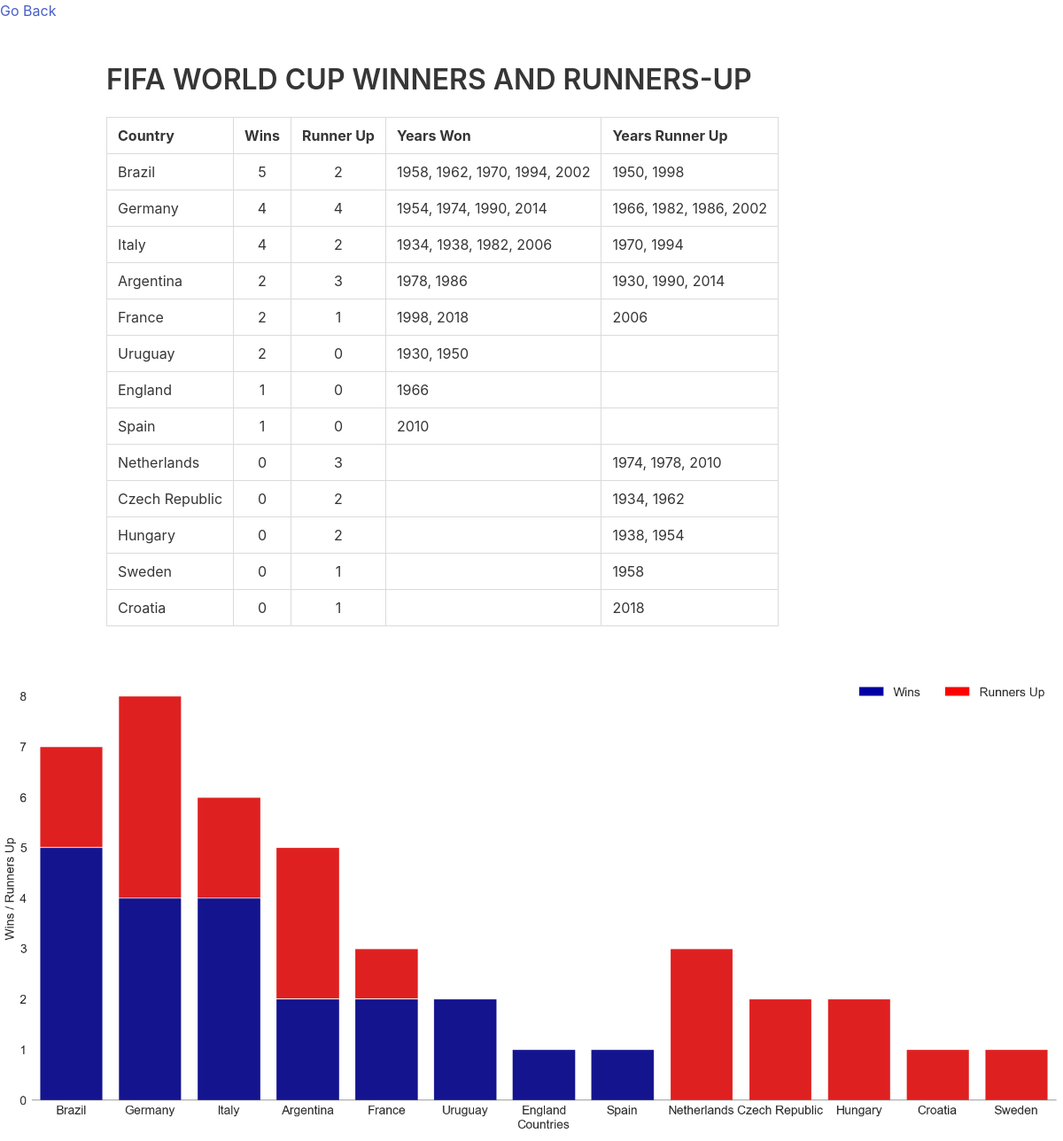
Screenshot of /wins with the database file from the repository.
### appTest_DropDown.py (models this page shows)
class Result(db.Model):
    __tablename__ = 'ResultsByCountry2'
    __table_args__ = { 'extend_existing': True }
    id = db.Column(db.Integer, primary_key=True)

### appTest_DropDown.py (the view)
@app.route("/wins")
def wins():
    wins = Result.query.all()
    loc = save_chart()
    return render_template("wins.html", winners=wins, chart=loc)

### templates/wins.html (shortened to what this page needs)
<!DOCTYPE html>
<html>
  <head>
    <link rel="stylesheet" href="https://cdnjs.cloudflare.com/ajax/libs/bulma/0.7.5/css/bulma.min.css">
  </head>
  <body>
    <section class="section">
        <div class="container">
            <h1 class="title">
              FIFA WORLD CUP WINNERS AND RUNNERS-UP
            </h1>
        </div>
        <br>
        <div class="container">
            <table id="winsTable" class="table is-bordered">
                <thead>
                    <tr>
                    <th>Country</th>
                    <th>Wins</th>
                    <th>Runner Up</th>
                    <th>Years Won</th>
                    <th>Years Runner Up</th>
                    </tr>
                </thead>
                <tbody>
                    {% for r in winners %}
                    <tr>
                    <td>{{ r.country }}</td>
                    <td align="center">{{ r.wins }}</td>
                    <td align="center">{{ r.runners_up }}</td>
                    <td>{{ r.years_won }}</td>
                    <td>{{ r.years_runners_up }}</td>
                    </tr>
                    {% endfor %}
                </tbody>
            </table>
        </div>
    </section>
    <img src="{{ chart }}" alt="Chart">
  </body>
</html>

### rows the page displays
Result: country "Brazil", wins "5", runners_up "2", years_won "1958, 1962, 1970, 1994, 2002", years_runners_up "1950, 1998"
Result: country "Germany", wins "4", runners_up "4", years_won "1954, 1974, 1990, 2014", years_runners_up "1966, 1982, 1986, 2002"
Result: country "Italy", wins "4", runners_up "2", years_won "1934, 1938, 1982, 2006", years_runners_up "1970, 1994"
Result: country "Argentina", wins "2", runners_up "3", years_won "1978, 1986", years_runners_up "1930, 1990, 2014"
Result: country "France", wins "2", runners_up "1", years_won "1998, 2018", years_runners_up "2006"
Result: country "Uruguay", wins "2", runners_up "0", years_won "1930, 1950"
Result: country "England", wins "1", runners_up "0", years_won "1966"
Result: country "Spain", wins "1", runners_up "0", years_won "2010"
Result: country "Netherlands", wins "0", runners_up "3", years_runners_up "1974, 1978, 2010"
Result: country "Czech Republic", wins "0", runners_up "2", years_runners_up "1934, 1962"
Result: country "Hungary", wins "0", runners_up "2", years_runners_up "1938, 1954"
Result: country "Sweden", wins "0", runners_up "1", years_runners_up "1958"
Result: country "Croatia", wins "0", runners_up "1", years_runners_up "2018"
